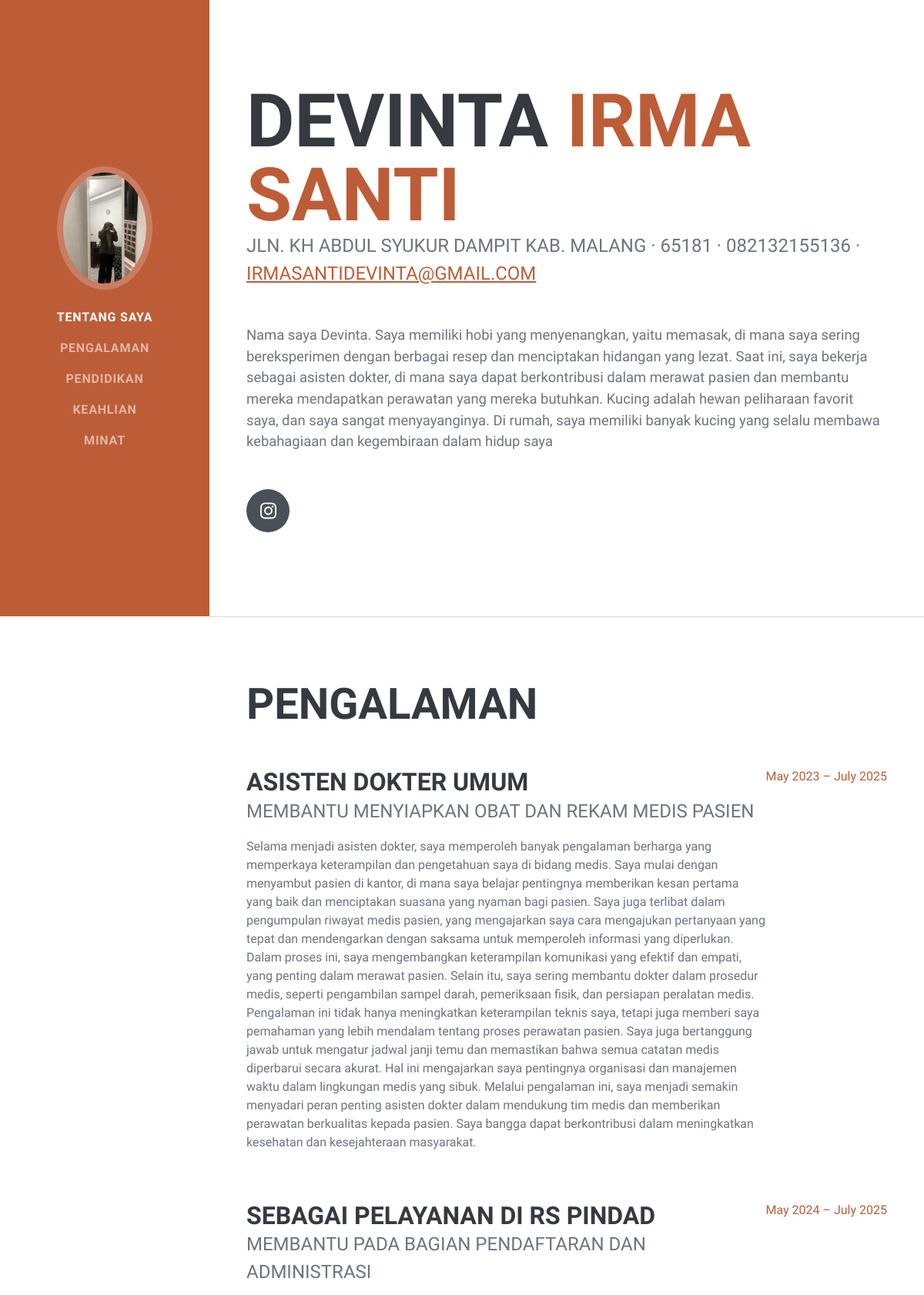
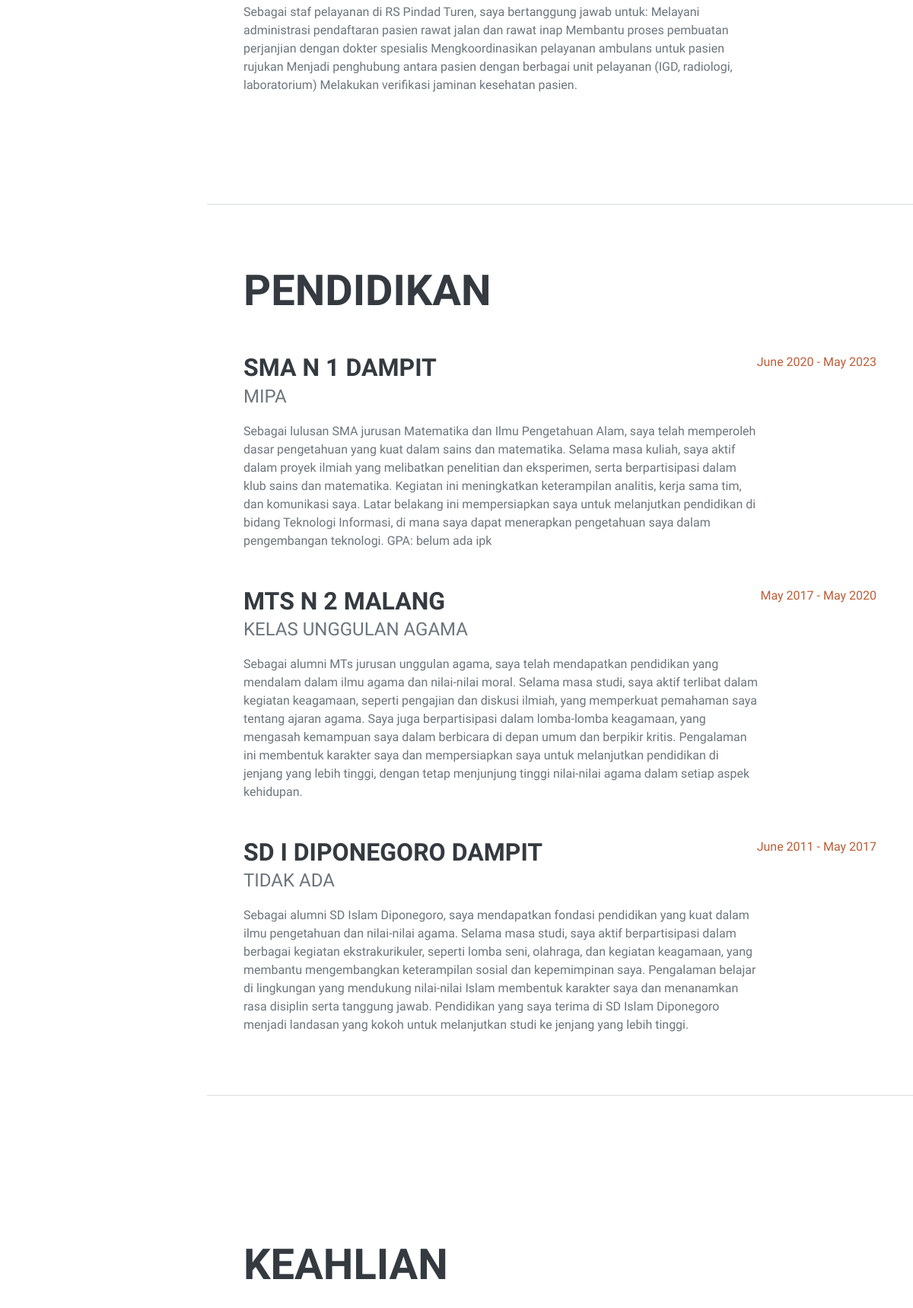
The page / (upper part) on the database its author committed (2 pictures, top to bottom).
### profil/models.py (models this page shows, shortened)
class About(models.Model):
  name = models.CharField(max_length=100)
  image = models.ImageField(null=False, blank=False)
  address = models.TextField()
  postal_code = models.CharField(max_length=10)
  phone = models.CharField(max_length=15)
  email = models.CharField(max_length=100)
  desc = models.TextField()

class SocialMedia(models.Model):
  link = models.TextField()
  css_icon = models.CharField(max_length=20)

class Experience(models.Model):
  start_year = models.DateField()
  end_year = models.DateField()
  job_title = models.CharField(max_length=50)
  job_desc = models.CharField(max_length=50)
  experience = models.TextField()

class Education(models.Model):
  start_year = models.DateField()
  end_year = models.DateField()
  degree = models.CharField(max_length=50)
  major = models.CharField(max_length=50)
  experience = models.TextField()

### profil/views.py (the view)
# urls.py: 2. Add a URL to urlpatterns:  path('', views.home, name='home')
def home(request):
    abouts = About.objects.first()
    social_medias = SocialMedia.objects.all()
    experiences = Experience.objects.all()
    educations = Education.objects.all()
    skills = Skill.objects.all()
    interests = Interest.objects.all()
    if abouts and abouts.name:
        full_name = abouts.name
        parts = full_name.split(' ', 1)
        a_first_name = parts[0]
        a_last_names = parts[1] if len(parts) > 1 else ''
    else:
        a_first_name = ""
        a_last_names = ""
    context = {
        'abouts': abouts,
        'social_medias': social_medias,
        'experiences': experiences,
        'educations': educations,
        'skills': skills,
        'interests': interests,
        'a_first_name': a_first_name,
        'a_last_names': a_last_names,
    }
    return render(request, 'index.html', context)

### templates/index.html (shortened to what this page needs)
{% load static %}
<!DOCTYPE html>
<html lang="en">
    <head>
        <link href="{% static 'css/styles.css' %}" rel="stylesheet" />
    </head>
    <body id="page-top">
        <nav class="navbar navbar-expand-lg navbar-dark bg-primary fixed-top" id="sideNav">
            <a class="navbar-brand js-scroll-trigger" href="#page-top">
                <span class="d-none d-lg-block"><img class="img-fluid img-profile rounded-circle mx-auto mb-2" src="{{abouts.image.url}}"/></span>
            </a>
            <div class="collapse navbar-collapse" id="navbarResponsive">
                <ul class="navbar-nav">
                    <li class="nav-item"><a class="nav-link js-scroll-trigger" href="#about">Tentang Saya</a></li>
                    <li class="nav-item"><a class="nav-link js-scroll-trigger" href="#experience">Pengalaman</a></li>
                    <li class="nav-item"><a class="nav-link js-scroll-trigger" href="#education">Pendidikan</a></li>
                    <li class="nav-item"><a class="nav-link js-scroll-trigger" href="#skills">Keahlian</a></li>
                    <li class="nav-item"><a class="nav-link js-scroll-trigger" href="#interests">Minat</a></li>
                </ul>
            </div>
        </nav>
        <div class="container-fluid p-0">
            <section class="resume-section" id="about">
                <div class="resume-section-content">
                    <h1 class="mb-0">
                        {{ a_first_name }}
                        <span class="text-primary">{{ a_last_names }}</span>
                    </h1>
                    <div class="subheading mb-5">
                        {{ abouts.address }} · {{ abouts.postal_code }} · {{ abouts.phone }} ·
                        <a href="mailto:{{ abouts.email }}">{{ abouts.email }}</a>
                    </div>
                    <p class="lead mb-5">{{ abouts.desc }}</p>
                    <div class="social-icons">
                        {% for social in social_medias %}
                            <a class="social-icon" href="{{ social.link }}">
                                <i class="fab fa-{{ social.css_icon }}"></i>
                            </a>
                        {% empty %}
                            <p>Tidak ada media sosial tersedia.</p>
                        {% endfor %}
                    </div>
                </div>
            </section>
            <hr class="m-0" />
            <section class="resume-section" id="experience">
                <div class="resume-section-content">
                    <h2 class="mb-5">Pengalaman</h2>
                    {% for exp in experiences %}
                        <div class="d-flex flex-column flex-md-row justify-content-between mb-5">
                            <div class="flex-grow-1">
                                <h3 class="mb-0">{{exp.job_title}}</h3>
                                <div class="subheading mb-3">{{exp.job_desc}}</div>
                                <p>{{exp.experience}}</p>
                            </div>
                            <div class="flex-shrink-0"><span class="text-primary">
                                {{ exp.start_year|date:"F Y" }} – {{ exp.end_year|date:"F Y" }}
                            </span></div>
                        </div>
                    {% endfor %}
                </div>
            </section>
            <hr class="m-0" />
            <section class="resume-section" id="education">
                <div class="resume-section-content">
                    <h2 class="mb-5">Pendidikan</h2>
                    {% for edu in educations %}
                        <div class="d-flex flex-column flex-md-row justify-content-between {% if not forloop.last %}mb-5{% endif %}">
                            <div class="flex-grow-1">
                                <h3 class="mb-0">{{ edu.degree }}</h3>
                                <div class="subheading mb-3">{{ edu.major }}</div>
                                <div>{{ edu.experience }}</div>
                            </div>
                            <div class="flex-shrink-0">
                                <span class="text-primary">{{ edu.start_year|date:"F Y" }} - {{ edu.end_year|date:"F Y" }}</span>
                            </div>
                        </div>
                    {% endfor %}
                </div>
            </section>
            <hr class="m-0" />
            <section class="resume-section" id="skills">
                <div class="resume-section-content">
                    <h2 class="mb-5">Keahlian</h2>
                </div>
            </section>
        </div>
    </body>
</html>

### rows shown on the page
About: image (picture), address "JLN. KH ABDUL SYUKUR DAMPIT KAB. MALANG", postal_code "65181", phone "082132155136", email "IRMASANTIDEVINTA@GMAIL.COM", desc "Nama saya Devinta. Saya memiliki hobi yang menyenangkan, yaitu memasak, di mana saya sering bereksperimen dengan berbagai resep dan menciptakan hidangan yang lezat. Saat ini, saya bekerja sebagai asisten dokter, di mana saya dapat berkontribusi dalam merawat pasien dan membantu mereka mendapatkan perawatan yang mereka butuhkan. Kucing adalah hewan peliharaan favorit saya, dan saya sangat menyayanginya. Di rumah, saya memiliki banyak kucing yang selalu membawa kebahagiaan dan kegembiraan dalam hidup saya"
Experience: job_title "ASISTEN DOKTER UMUM", job_desc "MEMBANTU MENYIAPKAN OBAT DAN REKAM MEDIS PASIEN", experience "Selama menjadi asisten dokter, saya memperoleh banyak pengalaman berharga yang memperkaya keterampilan dan pengetahuan saya di bidang medis. Saya mulai dengan menyambut pasien di kantor, di mana saya belajar pentingnya memberikan kesan pertama yang baik dan menciptakan suasana yang nyaman bagi pasien. Saya juga terlibat dalam pengumpulan riwayat medis pasien, yang mengajarkan saya cara mengajukan pertanyaan yang tepat dan mendengarkan dengan saksama untuk memperoleh informasi yang diperlukan. Dalam proses ini, saya mengembangkan keterampilan komunikasi yang efektif dan empati, yang penting dalam merawat pasien. Selain itu, saya sering membantu dokter dalam prosedur medis, seperti…", start_year "May 2023", end_year "July 2025"
Experience: job_title "SEBAGAI PELAYANAN DI RS PINDAD", job_desc "MEMBANTU PADA BAGIAN PENDAFTARAN DAN ADMINISTRASI", experience "Sebagai staf pelayanan di RS Pindad Turen, saya bertanggung jawab untuk: Melayani administrasi pendaftaran pasien rawat jalan dan rawat inap Membantu proses pembuatan perjanjian dengan dokter spesialis Mengkoordinasikan pelayanan ambulans untuk pasien rujukan Menjadi penghubung antara pasien dengan berbagai unit pelayanan (IGD, radiologi, laboratorium) Melakukan verifikasi jaminan kesehatan pasien.", start_year "May 2024", end_year "July 2025"
Education: degree "SMA N 1 DAMPIT", major "MIPA", experience "Sebagai lulusan SMA jurusan Matematika dan Ilmu Pengetahuan Alam, saya telah memperoleh dasar pengetahuan yang kuat dalam sains dan matematika. Selama masa kuliah, saya aktif dalam proyek ilmiah yang melibatkan penelitian dan eksperimen, serta berpartisipasi dalam klub sains dan matematika. Kegiatan ini meningkatkan keterampilan analitis, kerja sama tim, dan komunikasi saya. Latar belakang ini mempersiapkan saya untuk melanjutkan pendidikan di bidang Teknologi Informasi, di mana saya dapat menerapkan pengetahuan saya dalam pengembangan teknologi. GPA: belum ada ipk", start_year "June 2020", end_year "May 2023"
Education: degree "MTS N 2 MALANG", major "KELAS UNGGULAN AGAMA", experience "Sebagai alumni MTs jurusan unggulan agama, saya telah mendapatkan pendidikan yang mendalam dalam ilmu agama dan nilai-nilai moral. Selama masa studi, saya aktif terlibat dalam kegiatan keagamaan, seperti pengajian dan diskusi ilmiah, yang memperkuat pemahaman saya tentang ajaran agama. Saya juga berpartisipasi dalam lomba-lomba keagamaan, yang mengasah kemampuan saya dalam berbicara di depan umum dan berpikir kritis. Pengalaman ini membentuk karakter saya dan mempersiapkan saya untuk melanjutkan pendidikan di jenjang yang lebih tinggi, dengan tetap menjunjung tinggi nilai-nilai agama dalam setiap aspek kehidupan.", start_year "May 2017", end_year "May 2020"
Education: degree "SD I DIPONEGORO DAMPIT", major "TIDAK ADA", experience "Sebagai alumni SD Islam Diponegoro, saya mendapatkan fondasi pendidikan yang kuat dalam ilmu pengetahuan dan nilai-nilai agama. Selama masa studi, saya aktif berpartisipasi dalam berbagai kegiatan ekstrakurikuler, seperti lomba seni, olahraga, dan kegiatan keagamaan, yang membantu mengembangkan keterampilan sosial dan kepemimpinan saya. Pengalaman belajar di lingkungan yang mendukung nilai-nilai Islam membentuk karakter saya dan menanamkan rasa disiplin serta tanggung jawab. Pendidikan yang saya terima di SD Islam Diponegoro menjadi landasan yang kokoh untuk melanjutkan studi ke jenjang yang lebih tinggi.", start_year "June 2011", end_year "May 2017"

### other values the page prints
{{ a_first_name }} "DEVINTA"
{{ a_last_names }} "IRMA SANTI"
